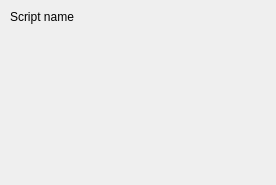
<?xml version="1.0" encoding="UTF-8"?>
<ui version="4.0">
 <class>Form</class>
 <widget class="ElevatedCardWidget" name="Form">
  <property name="geometry">
   <rect>
    <x>0</x>
    <y>0</y>
    <width>276</width>
    <height>185</height>
   </rect>
  </property>
  <property name="windowTitle">
   <string>Form</string>
  </property>
  <layout class="QVBoxLayout" name="verticalLayout" stretch="0,0,0">
   <property name="spacing">
    <number>0</number>
   </property>
   <property name="leftMargin">
    <number>10</number>
   </property>
   <property name="topMargin">
    <number>10</number>
   </property>
   <property name="rightMargin">
    <number>10</number>
   </property>
   <property name="bottomMargin">
    <number>10</number>
   </property>
   <item>
    <widget class="SubtitleLabel" name="title_label">
     <property name="text">
      <string>Script name</string>
     </property>
    </widget>
   </item>
   <item>
    <layout class="QGridLayout" name="grid_layout">
     <property name="leftMargin">
      <number>20</number>
     </property>
     <property name="horizontalSpacing">
      <number>5</number>
     </property>
     <property name="verticalSpacing">
      <number>15</number>
     </property>
    </layout>
   </item>
   <item>
    <spacer name="verticalSpacer">
     <property name="orientation">
      <enum>Qt::Vertical</enum>
     </property>
     <property name="sizeHint" stdset="0">
      <size>
       <width>20</width>
       <height>40</height>
      </size>
     </property>
    </spacer>
   </item>
  </layout>
 </widget>
 <customwidgets>
  <customwidget>
   <class>CardWidget</class>
   <extends>QFrame</extends>
   <header>qfluentwidgets</header>
   <container>1</container>
  </customwidget>
  <customwidget>
   <class>ElevatedCardWidget</class>
   <extends>SimpleCardWidget</extends>
   <header>qfluentwidgets</header>
   <container>1</container>
  </customwidget>
  <customwidget>
   <class>SimpleCardWidget</class>
   <extends>CardWidget</extends>
   <header>qfluentwidgets</header>
   <container>1</container>
  </customwidget>
  <customwidget>
   <class>SubtitleLabel</class>
   <extends>QLabel</extends>
   <header>qfluentwidgets</header>
  </customwidget>
 </customwidgets>
 <resources/>
 <connections/>
</ui>
